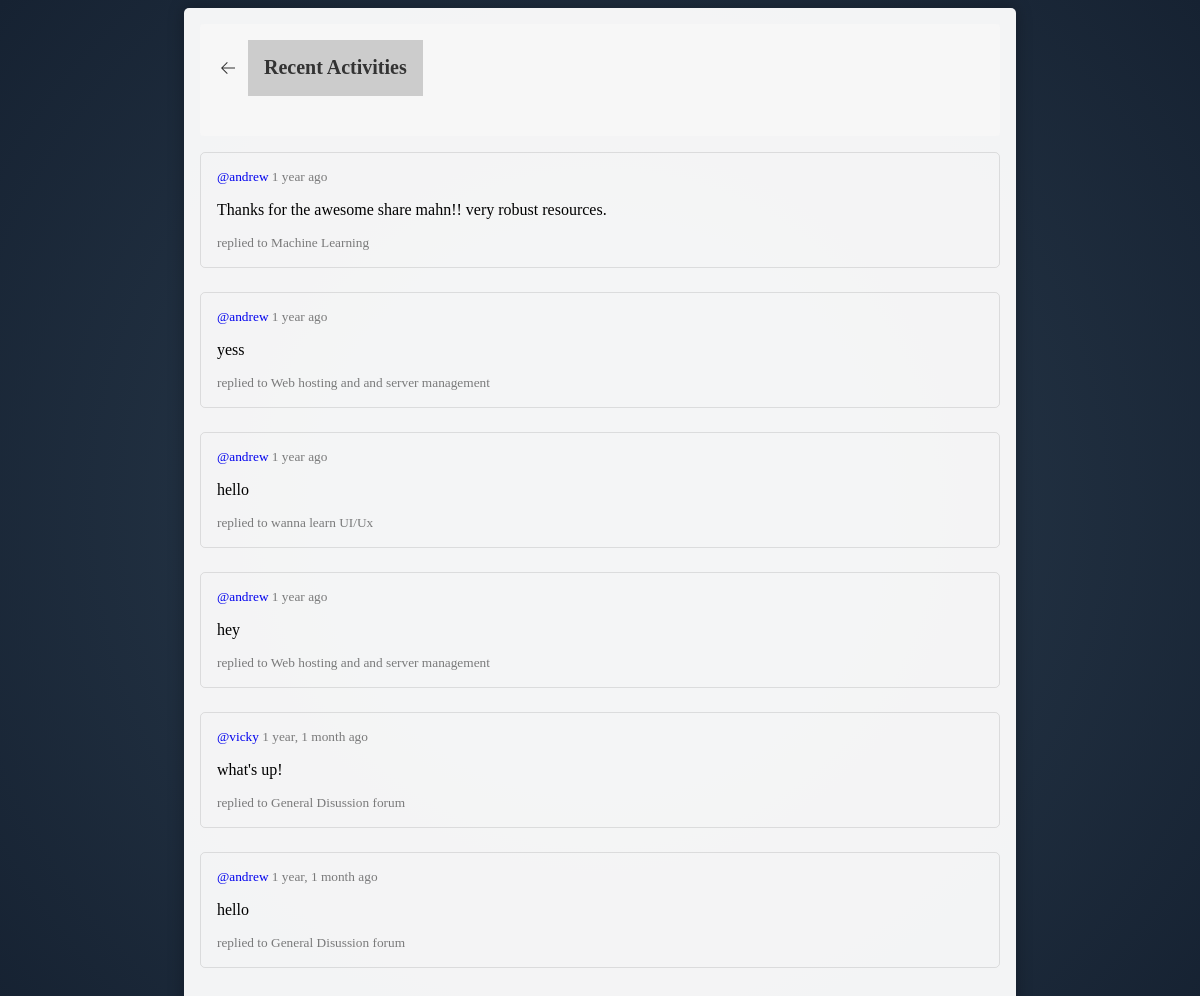
Before: /activity/ (signed in) with the older database file.
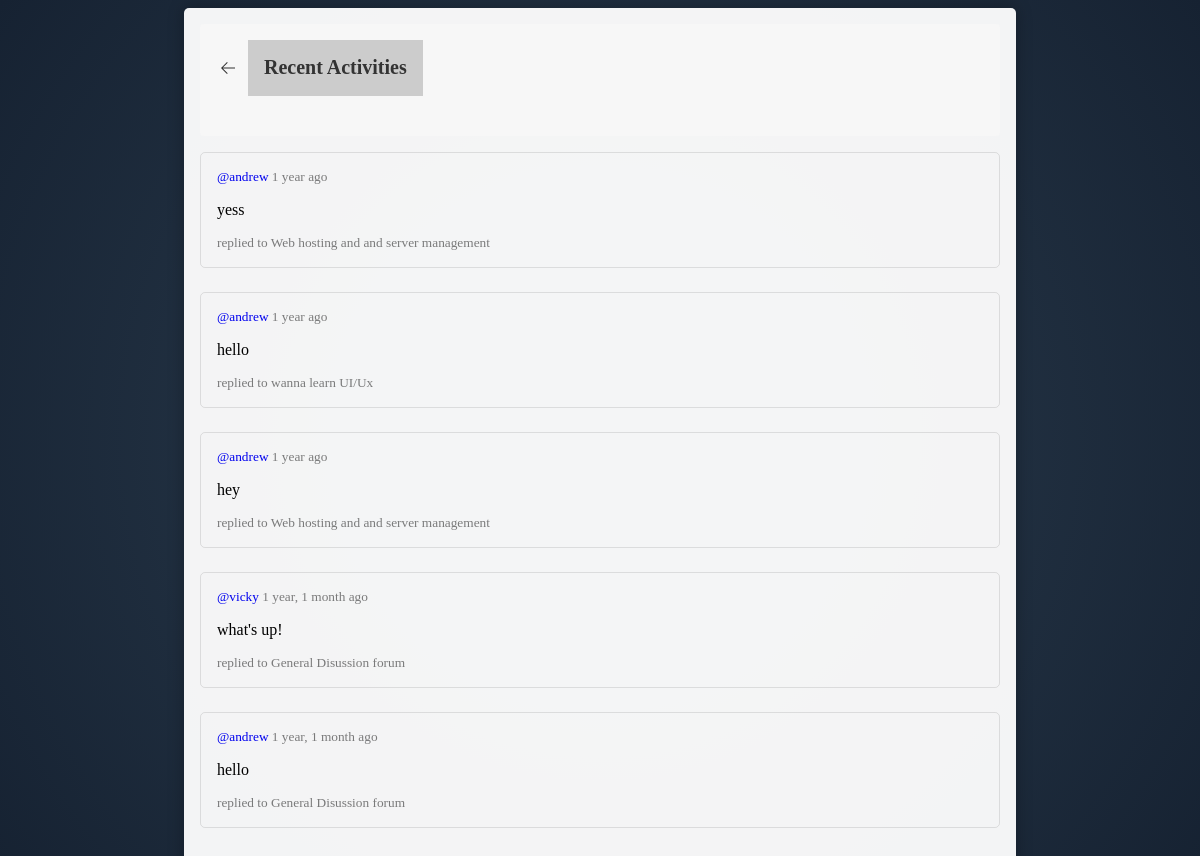
After: the same page with the newer database file.
### base/models.py (models this page shows, shortened)
class Message(models.Model):
    user = models.ForeignKey(User, on_delete=models.CASCADE)
    room = models.ForeignKey(Room, on_delete=models.CASCADE)
    body = models.TextField()
    updated = models.DateTimeField(auto_now=True)
    created = models.DateTimeField(auto_now_add=True)
    class Meta:
        ordering = ['-updated', '-created']

class Room(models.Model):
    host = models.ForeignKey(User, on_delete=models.SET_NULL, null=True)
    topic = models.ForeignKey(Topic, on_delete=models.SET_NULL, null=True)
    name = models.CharField(max_length=200)
    description = models.TextField()
    participants = models.ManyToManyField(User, related_name='participants', blank=True)
    created = models.DateTimeField(auto_now_add=True)
    updated = models.DateTimeField(auto_now=True)
    class Meta:
        ordering = ['-updated', '-created']
    def __str__(self):
        return self.name

### base/views.py (the view)
# urls.py: path('activity/', views.activityPage, name="activity"),
@login_required(login_url='login')
def activityPage(request):
    room_messages = Message.objects.all()
    context = {
        'room_messages':room_messages
    }
    return render(request, 'activity.html', context)

### Templates/activity.html (shortened to what this page needs)
    <main class="layout">
      <div class="layout__box">
        <div class="layout__boxHeader">
          <div class="layout__boxTitle">
            <a href="{% url 'home' %}">
              <svg version="1.1" xmlns="http://www.w3.org/2000/svg" width="14" height="14" viewBox="0 0 32 32">
                <title>arrow-left</title>
                <path
                  d="M13.723 2.286l-13.723 13.714 13.719 13.714 1.616-1.611-10.96-10.96h27.625v-2.286h-27.625l10.965-10.965-1.616-1.607z"
                ></path>
              </svg>
            </a>
            <h3>Recent Activities</h3>
          </div>
        </div>
        <div class="activities-page layout__body">
          {% for message in room_messages %}
          <div class="border rounded p-3 mb-3">
            <div class="d-flex justify-content-between">
              <small class="text-muted">
                <a href="{% url 'profile' message.user.id %}" class="text-decoration-none">@{{message.user}}</a> {{message.created|timesince}} ago
              </small>
            </div>
            <p class="mt-1 mb-1">{{message.body}}</p>
            <small class="text-muted">replied to {{message.room}}</small>
          </div>
          {% endfor %}
        </div>
      </div>
    </main>

Changed rows visible on the page:
removed Message: user "andrew", created "1 year", body "Thanks for the awesome share mahn!! very robust resources.", room "Machine Learning"
